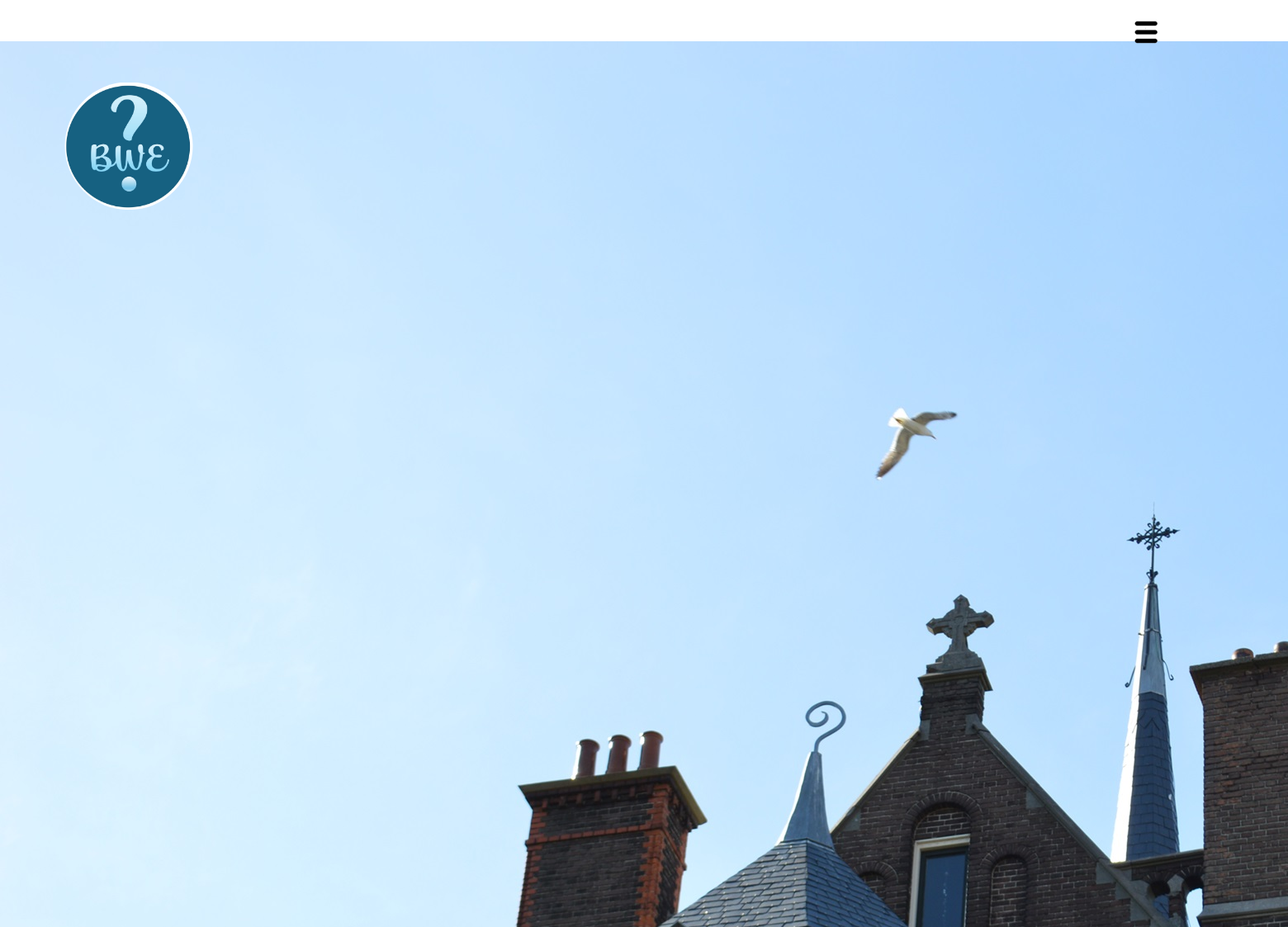
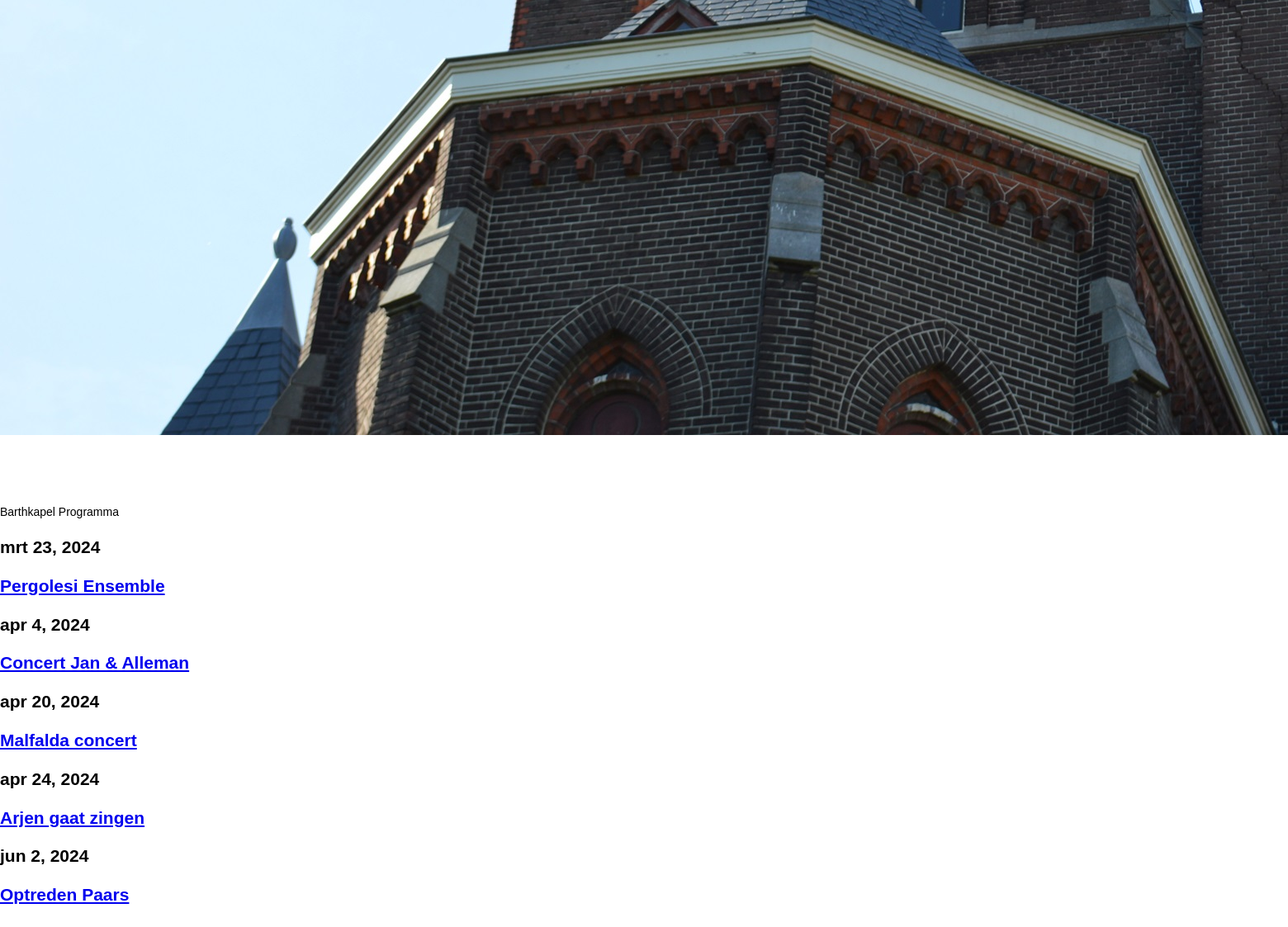
Screenshot of /bkagenda/post_list.html/ with the database file from the repository (2 pictures, top to bottom).
### bkagenda/models.py (models this page shows, shortened)
class Post(models.Model):
    title = models.CharField(max_length=200)
    datum = models.DateField(default=timezone.now)
    start_time = models.TimeField(blank = True, null = True)
    end_time = models.TimeField(blank = True, null = True)
    text = models.TextField()

### bkagenda/views.py (the view)
# urls.py: path('post_list.html/', views.post_list, name = 'post_list'),
def post_list(request):
    posts= Post.objects.filter(datum__lte=date.today())
    return render(request, 'post_list.html', {'posts':posts})

### bkagenda/templates/post_list.html (shortened to what this page needs)
{% extends 'baseblog.html' %}
{% load static %}
{% block inhoud2 %}
<div class="row">
    <div class="col-12">
        <div class="img-container-contact">
            <img src="{%static 'img/paginas/500px BK_Lucht.jpg' %}" alt="">
            <div class = "img-txt-posts">
                <div class="font20B" >
                    <br> <br>   <br> <br>
                       Barthkapel Programma
                </div>
            </div>
            <div class="links">
                {% for post in posts %}
                <article class="post">
                    <time class="date">
                        <h2> {{ post.datum }}  </h2>
                    </time>
                    <div id="posttitel1">
                        <h2> <a href="{% url 'post_inhoud' pk=post.pk %}"> {{ post.title }} </a></h2>
                    </div>
                </article>
                {% endfor %}
            </div>
        </div>
    </div>
</div>
{% endblock %}

### bkagenda/templates/baseblog.html (shortened to what this page needs)
{% extends 'Basis/baseweb1.html' %}
{% block head %}
{% load static %}
<link rel="stylesheet" type="text/css" href="{% static 'css/cssPosts.css' %}">
{% endblock %}

### paginas/templates/basis/baseweb1.html (shortened to what this page needs)
<!DOCTYPE html>
<html lang="nl">
    <head>
        {% load static %}
        <link rel="stylesheet" type="text/css" media = "screen" href = "{% static 'css/basewebMobile.css' %}">
        <link rel="stylesheet" type="text/css" media = "screen" href = "{% static 'css/basewebLaptop.css' %}">
        <link rel="stylesheet" type="text/css" media = "screen" href = "{% static 'css/basewebDesktop.css' %}">
        {% block head %}
        {% endblock %}
    </head>
    <body>
    <header class = "row">
        <div class="col-12 menuboven4">
            <div class= "menu4-menu-container">
                <ul id = "menu4-menu" class="menu4">
                    <li id="dropdown4"> <a href="/basis/index.html"><img src="{% static 'img/menu5.png' %}" alt="menu">  </a>
                    </li>
                </ul>
            </div>
        </div>
    </header>
<section>
{% block inhoud2 %}
{% endblock %}
{% block inhoud3 %}
<div class = "row">
    <div class="col-12">
        <div class="logo">
           <a href="/basis/index.html">  <img src="{% static 'img/Logo6.jpg' %}" alt="Logo BWE"> </a>
        </div>
    </div>
</div>
{% endblock %}
</section>
</body>
</html>

### paginas/static/css/basewebMobile.css (style rules this page uses)
@media only screen and (min-device-width: 120px) { body { background-color: white; font-family: "Gill Sans", "Gill Sans MT", "Calibri", Arial, "Helvetica", sans-serif; font-size:14px; line-height: 1.4; color:black; } }
@media only screen and (min-device-width: 120px) { header { width:100%; background-color:none; position: absolute; top:0px; left:0px; text-align: center; color: black; z-index:10; max-height:20%; } }
@media only screen and (min-device-width: 120px) { section { width:100%; height:100%; position: absolute; top:2%; bottom:2%; left:0%; } }
@media only screen and (min-device-width: 120px) { .row { display:inline-block; width:100%; } }
@media only screen and (min-device-width: 120px) { [class*="col-"] { float: left; padding:0%; } }
@media only screen and (min-device-width: 120px) { .col-1, .col-2, .col-3, .col-4, .col-5, .col-6, .col-7, .col-8, .col-9, .col-10, .col-11, .col-12 { width: 100%; } }
@media only screen and (min-device-width: 120px) { .menuboven4 { display:flex; position:absolute; top:10px; } }
@media only screen and (min-device-width: 120px) { .menu4-menu-container { display:flex; position:absolute; top:2%; right:12%; } }
@media only screen and (min-device-width: 120px) { .menu4-menu-container ul { margin-right:3%; background-color:inherit; position:absolute; right: 2%; top: 2%; } }
@media only screen and (min-device-width: 120px) { .menu4-menu-container li { display:list-item; list-style-type: none; margin:5%; } }
@media only screen and (min-device-width: 120px) { .menu4-menu-container a { text-decoration: none; padding: 0%; font-size: 25px; color: black; position: absolute; } }
@media only screen and (min-device-width: 120px) { .logo img { clip-path: circle(50%); width: 10%; position: absolute; top: 2%; left: 5%; z-index: 500; } }
@media only screen and (min-device-width: 120px) { .img-container-contact { max-height:20%; width: 100%; } }

### rows the page displays
Post: datum "mrt 23, 2024", title "Pergolesi Ensemble"
Post: datum "apr 4, 2024", title "Concert Jan & Alleman"
Post: datum "apr 20, 2024", title "Malfalda concert"
Post: datum "apr 24, 2024", title "Arjen gaat zingen"
Post: datum "jun 2, 2024", title "Optreden Paars"
